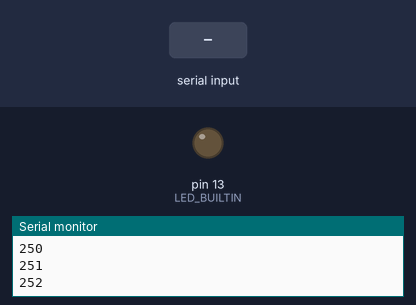
Recording of a sketch running on a simulated Arduino Uno, built with avr-gcc and run on an emulated ATmega328P. Parts: output pins drawn as LEDs (lit = HIGH), the last lines printed to the serial monitor. The inputs (shaded band) are chosen by the test bench.

Above: at 1.2 s.
1.3 s: "1" received over Serial
At 2.2 s:
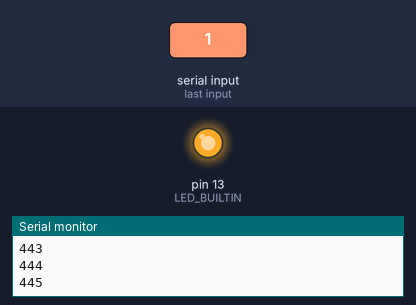
2.8 s: "0" received over Serial
At 3.3 s:
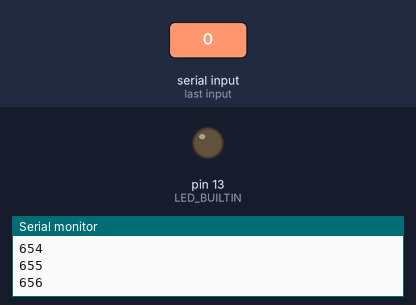
Timing chart, 0 to 5.8 s (numbered marks = the images above; inputs shaded):
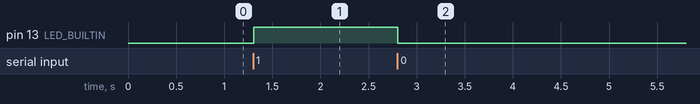

The sketch:

prova2.ino
```cpp
/*
 * Programma dimostrativo per capire come funziona la
 * porta seriale con Arduino UNO.
 *
 * Questo programma trasmette ad ogni ciclo un numero
 * crescente.
 *
 * Quando riceve un '0' spegne il LED BUILTIN
 * Quando riceve un '1' accende il LED BUILTIN
 *
 * Visualizza l'esperienza di laboratorio completa:
 * https://youtu.be/Z3j8LA9UF0E
 */


int contatore;

void setup()
{
  Serial.begin(9600);

  pinMode ( LED_BUILTIN, OUTPUT );
  digitalWrite ( LED_BUILTIN, LOW );

  contatore = 0;
}


void loop()
{
  char digit;
  String s;

  digit = Serial.read();

  if (digit == '1') {
    digitalWrite ( LED_BUILTIN, HIGH );
  }

  if (digit == '0') {
    digitalWrite ( LED_BUILTIN, LOW );
  }

  Serial.println( contatore ++ );
}
```

Measured:
- after the input at 1.3 s, pin 13 (LED_BUILTIN): LOW → HIGH at once
- after the input at 2.8 s, pin 13 (LED_BUILTIN): HIGH → LOW at once
